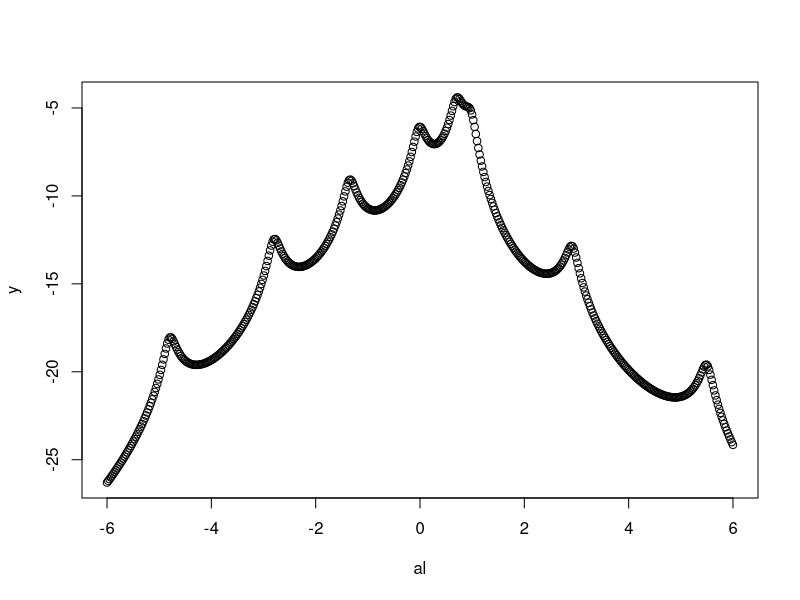
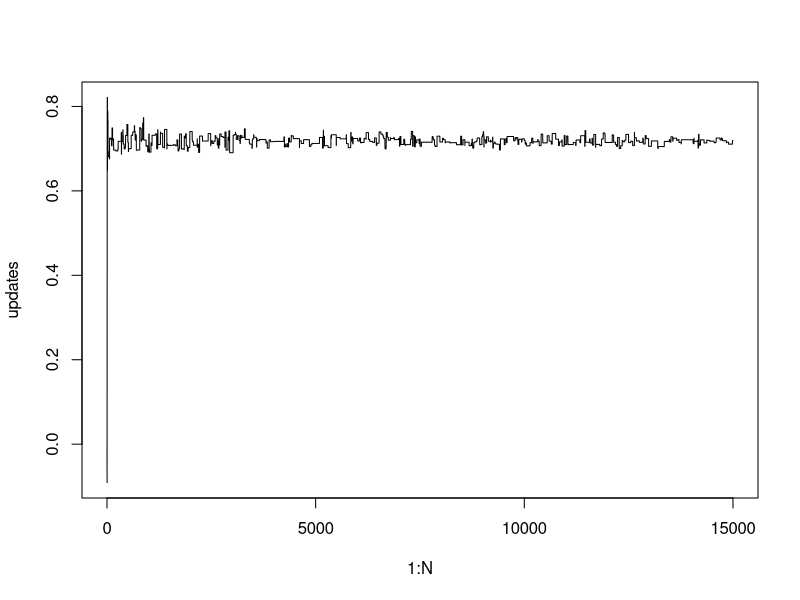
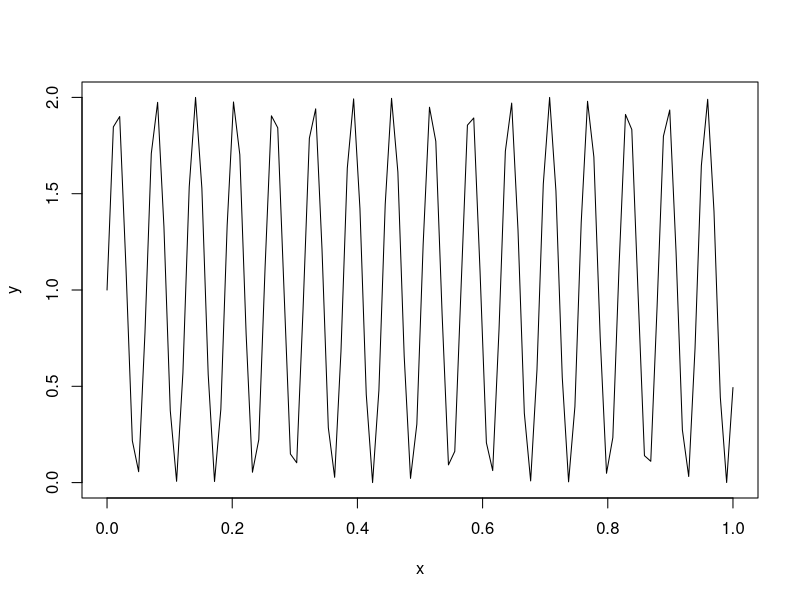
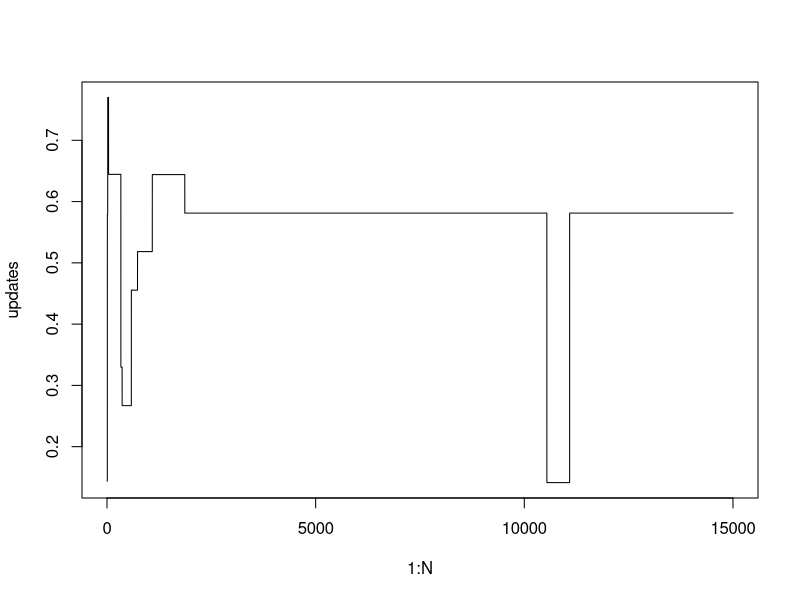

Reproduce these figures in R, in order.
### cauchy distribution

x=c(-4.8,-2.8,-1.35,-0.02,0.70,0.98,2.92,5.50)
cauchy.l=function(alpha){
  y=-sum(log(0.01+(x-alpha)^2))
  return(y)
}
#cauchy.l(0.5)

al=seq(-6,6,length.out=500)
y=sapply(as.list(al),cauchy.l)
plot(al,y)

###implement Simulated Annealing to find the MLE of alpha

set.seed(123)
lik=cauchy.l
r=0.5
alpha.old=0
N=15000
Tt=function(t){y=1/((1+t)^{1/2});return(y)}
updates=c()

for(k in 1:N){
  #Step 1:
  alpha.can=runif(1,alpha.old-r,alpha.old+r)
  ###Evaluate the objective function at the old 
  #and the candidate value
  f.can=lik(alpha.can); f.old=lik(alpha.old)
  ###Step 2
  if(f.can>f.old){alpha.new=alpha.can}else{rho=exp((f.can-f.old)/Tt(k))
  b=rbinom(1,1,rho)
  if(b==1){alpha.new=alpha.can}
  if(b==0){alpha.new=alpha.old}}
  updates=c(updates,alpha.new)
  alpha.old=alpha.new}

plot(1:N, updates,type="l")


####Find the optimizer of the function
#h(x)=(cos(50x)+sin(50x))^2
##x>0
h=function(x){(cos(50*x)+sin(50*x))^2}

x=seq(0,1,length.out=100)
y=h(x)
plot(x,y,type="l")


set.seed(123)
lik=h
r=0.5
alpha.old=0
N=15000
Tt=function(t){y=1/((1+t)^2);return(y)}
updates=c()

for(k in 1:N){
  #Step 1:
  alpha.can=runif(1,max(0,alpha.old-r),alpha.old+r)
  ###Evaluate the objective function at the old 
  #and the candidate value
  f.can=lik(alpha.can); f.old=lik(alpha.old)
  ###Step 2
  if(f.can>f.old){alpha.new=alpha.can}else{rho=exp((f.can-f.old)/Tt(k))
  b=rbinom(1,1,rho)
  if(b==1){alpha.new=alpha.can}
  if(b==0){alpha.new=alpha.old}}
  updates=c(updates,alpha.new)
  alpha.old=alpha.new}

plot(1:N, updates,type="l")


